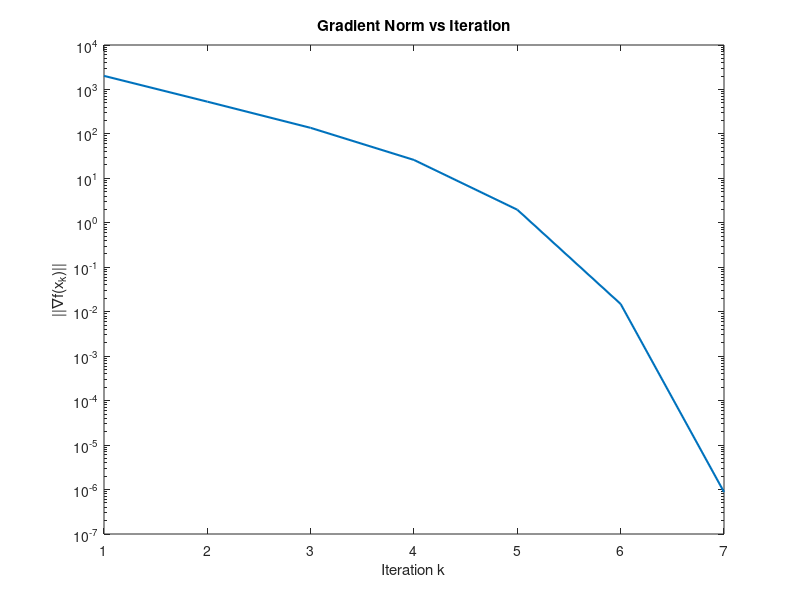
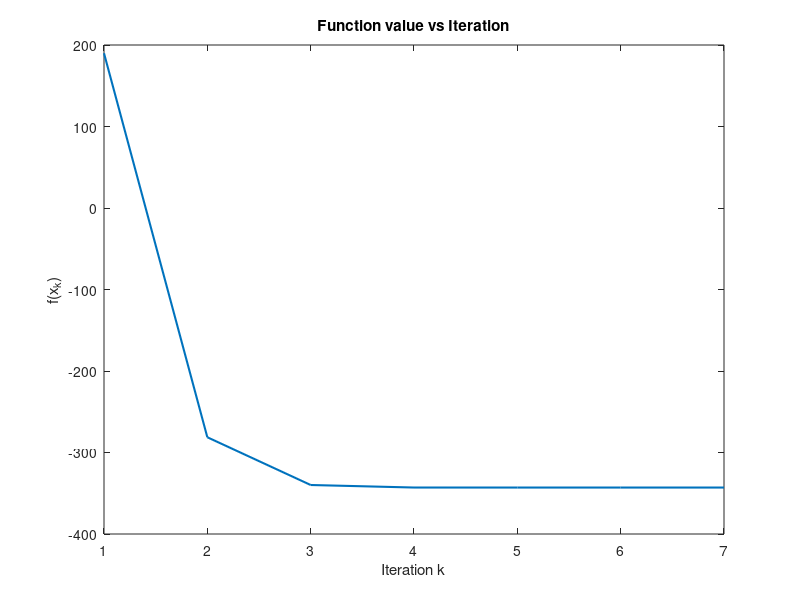

Reproduce these figures in MATLAB, in order.
% ------------------ Problem setting -----------------------

% x = [x(1), x(2)]
% x(1) = x
% x(2) = y

f = @(x) x(1)^2 - 5*x(1)*x(2) + x(2)^4 - 25*x(1) - 8*x(2);

grad_f = @(x) [2*x(1) - 5*x(2) - 25;
               -5*x(1) + 4*x(2)^3 - 8];

Hessian_f = @(x) [2, -5;
                  -5, 12*x(2)^2];


% ------------------- Initialization -----------------------
eta = 2.0;          
bt_epsilon = 1e-3;     
delta = 1e-4;
alpha_init = 1.0;

max_iter = 500;
tol = 1e-6;
x_0 = [4; 8];   % x = [x, y]
x = x_0;     

f_vals = zeros(max_iter, 1);
grad_norms = zeros(max_iter, 1);

%--------------- Modified Newton's method ----------------

for k = 1: max_iter
    g = grad_f(x);
    H = Hessian_f(x);

    % Ensuring a descent direction
    lambda_min = min(eig(H));
    if lambda_min < delta
        epsilon_k = delta - lambda_min;
    else
        epsilon_k = 0;
    end

    H_mod = epsilon_k * eye(2) + H;

    d = -H_mod \ g;
    
    % Backtracking line search
    alpha = alpha_init;
    while true
        if f(x + alpha * d) <= (f(x) + bt_epsilon * alpha * g' * d)
            break;
        else
            alpha = alpha / eta;
        end
    end
    
    % Update
    x = x + alpha * d;

    % Log history
    f_vals(k) = f(x);
    grad_norms(k) = norm(g);
    
    % Stop condition
    if norm(g) < tol
        break;
    end
end    

%------------------------- Hessian Check --------------------------

x_star = x;
g_star = grad_f(x_star);
H_star = Hessian_f(x_star);
eigenvalues = eig(H);

fprintf('Initial point x_0: [%.1f, %.1f]\n', x_0(1), x_0(2));
fprintf('Initial alpha value: %.2f\n', alpha_init);
fprintf('Minimum point x*: (%.4f, %.4f)\n', x_star(1), x_star(2))
fprintf('Final alpha value: %.2f\n', alpha);
fprintf('Gradient norm at solution: %.2e\n', norm(g_star))
fprintf('Eigenvalues of Hessian: %.4f, %.4f\n', eigenvalues)

if all(eigenvalues > 0) && norm(g_star) < tol
    disp('x* is a strict local minimum (gradient zero && Hessian positive definite)');
elseif all(eigenvalues >= 0) && norm(g_star) < tol 
    disp('x* is a local minimum (possibly not strict)');
elseif any(eigenvalues < 0)
    disp('x* is NOT a local minimum (Hessian not positive semidefinite)');
else
    disp('Indeterminate case');
end

%------------------------ Plot ------------------------------

f_vals = f_vals(1:k);
grad_norms = grad_norms(1:k);

figure;
semilogy(grad_norms, 'LineWidth', 1.5);
xlabel('Iteration k');
ylabel('||∇f(x_k)||');
title('Gradient Norm vs Iteration');

figure;
plot(f_vals, 'LineWidth', 1.5);
xlabel('Iteration k');
ylabel('f(x_k)');
title('Function value vs Iteration');